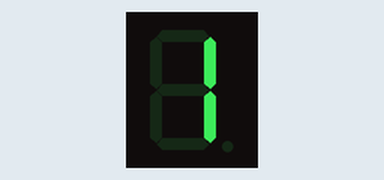
Bench run of a sketch on a simulated Arduino Uno, built with avr-gcc and run on an emulated ATmega328P. On the bench: 1-digit seven-segment display. Wiring (inferred from the names in the program): 1-digit 7-segment display, segments lit when HIGH: segments pin 3, pin 4, pin 5, pin 6, pin 7, pin 8, pin 9. The segment pins are drawn as the display they are named for.

Above: at 0.12 s.
At 1.37 s:
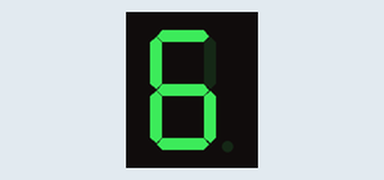
At 2.62 s:
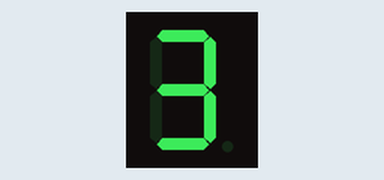
At 5.37 s:
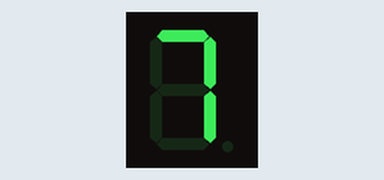
At 8.37 s:
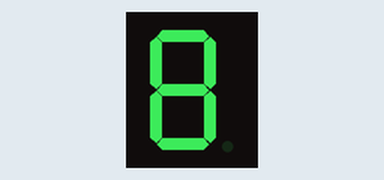
At 10.8 s:
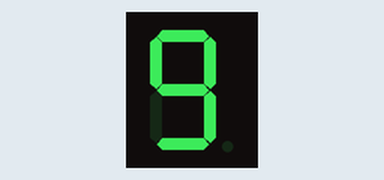

The sketch:

seven_segment_for.ino
```cpp
#define a 3
#define b 4
#define c 5
#define d 6
#define e 7
#define f 8
#define g 9


void setup() {
  for (int sayac = 3;  sayac <= 9 ; sayac++) {
    pinMode(sayac, OUTPUT);


  }


}

void loop() {
  for (int sayac = 0; sayac <= 10; sayac++) {

    if (sayac < 1) {
      yak(0, 1, 1, 0, 0, 0, 0);

    }
    if (sayac < 2) {
      yak(1, 1, 0, 1, 1, 0, 1);

    }
    if (sayac < 3) {
      yak(1, 1, 1, 1, 0, 0, 1);

    }
    if (sayac < 4) {
      yak(0, 1, 1, 0, 0, 1, 1);


    }
    if (sayac < 5) {
      yak(1, 0, 1, 1, 0, 1, 1);

    }
    if (sayac < 6) {
      yak(1, 0, 1, 1, 1, 1, 1);

    }
    if (sayac < 7) {
      yak(1, 1, 1, 0, 0, 0, 0);


    }
    if (sayac < 8) {
      yak(1, 1, 1, 1, 1, 1, 1);


    }
    if (sayac < 9) {
      yak(1, 1, 1, 1, 0, 1, 1);


    }


    }


  }


void yak(int A, int B, int C, int D, int E, int F, int G) {
  digitalWrite(a, A);
  digitalWrite(b, B);
  digitalWrite(c, C);
  digitalWrite(d, D);
  digitalWrite(e, E);
  digitalWrite(f, F);
  digitalWrite(g, G);
  delay(250);


}
```

Measured:
- by itself, everything shown: repeats every 11.3 s, in 44 steps
- what the display in image 5 shows lasts 0.5 s, from 10.8 s to 11.3 s
